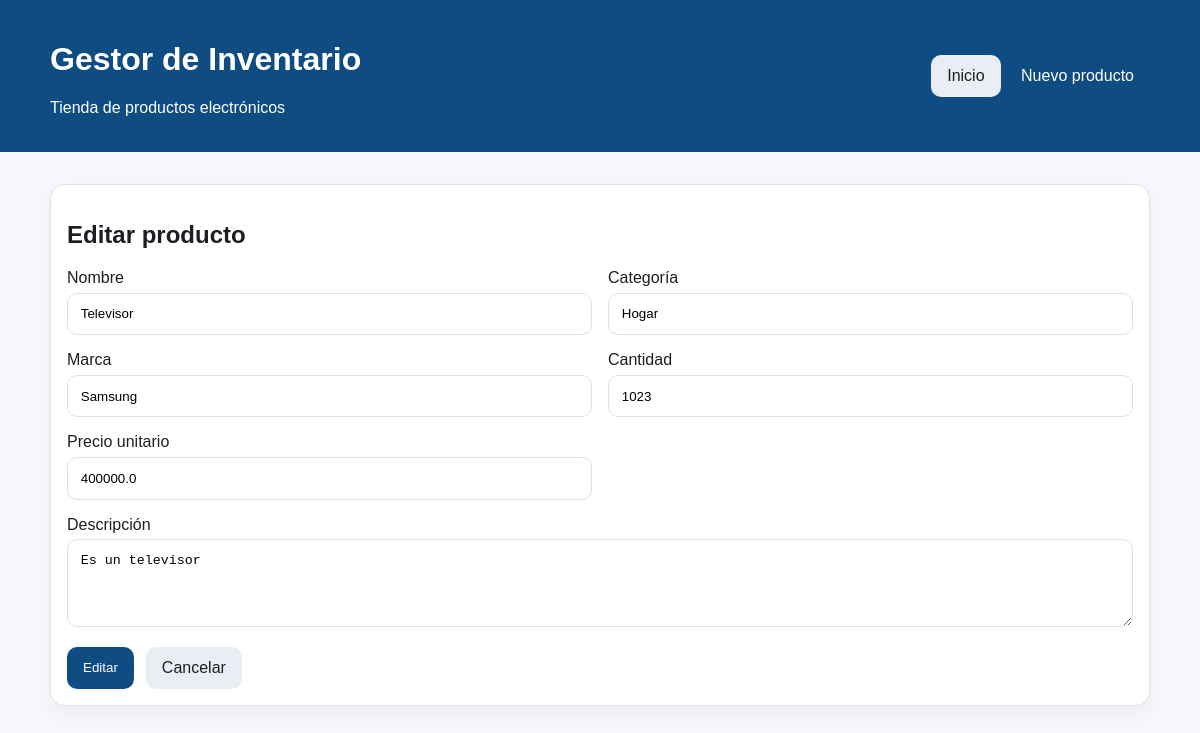
The page /editar/1 on the database its author committed.
### tables this page shows
CREATE TABLE productos (
                id INTEGER PRIMARY KEY AUTOINCREMENT,
                nombre TEXT NOT NULL,
                categoria TEXT NOT NULL,
                marca TEXT NOT NULL,
                cantidad INTEGER NOT NULL CHECK(cantidad >= 0),
                precio REAL NOT NULL CHECK(precio >= 0),
                descripcion TEXT,
                created_at TIMESTAMP DEFAULT CURRENT_TIMESTAMP
            );

### app.py (the view, shortened to what this page needs)
@app.route("/editar/<int:product_id>", methods=["GET", "POST"])
def editar_producto(product_id: int) -> str:
    producto = get_product(product_id)
    if producto is None:
        flash("El producto solicitado no existe.", "error")
        return redirect(url_for("index"))
    return render_template("form.html", producto=producto, accion="Editar")

### app.py (called while the page is built)
def get_db() -> sqlite3.Connection:
    if "db" not in g:
        g.db = sqlite3.connect(app.config["DATABASE"])
        g.db.row_factory = sqlite3.Row
    return g.db

def get_product(product_id: int) -> sqlite3.Row | None:
    db = get_db()
    return db.execute("SELECT * FROM productos WHERE id = ?", (product_id,)).fetchone()

@app.context_processor
def inject_helpers() -> dict[str, Any]:
    return {
        "iva_rate": IVA_RATE,
        "precio_con_iva": lambda precio: round(precio * (1 + IVA_RATE), 2),
        "valor_total": lambda cantidad, precio: round(cantidad * precio, 2),
    }

### templates/form.html (shortened to what this page needs)
{% extends 'base.html' %}
{% block content %}
<section class="card form-card">
    <h2>{{ accion }} producto</h2>
    <form method="post" class="grid-form">
        <label>
            Nombre
            <input type="text" name="nombre" value="{{ producto.nombre }}" required>
        </label>
        <label>
            Categoría
            <input type="text" name="categoria" value="{{ producto.categoria }}" required>
        </label>
        <label>
            Marca
            <input type="text" name="marca" value="{{ producto.marca }}" required>
        </label>
        <label>
            Cantidad
            <input type="number" name="cantidad" min="0" value="{{ producto.cantidad }}" required>
        </label>
        <label>
            Precio unitario
            <input type="number" name="precio" min="0" step="0.01" value="{{ producto.precio }}" required>
        </label>
        <label class="full-width">
            Descripción
            <textarea name="descripcion" rows="4">{{ producto.descripcion }}</textarea>
        </label>
        <div class="full-width button-row">
            <button type="submit" class="btn">{{ accion }}</button>
            <a href="{{ url_for('index') }}" class="btn btn-light">Cancelar</a>
        </div>
    </form>
</section>
{% endblock %}

### static/styles.css (style rules this page uses)
:root { --primary: #0f4c81; --secondary: #1b1f24; --bg: #f5f7fb; --surface: #ffffff; --border: #dce3ed; --success: #dff5e6; --error: #ffe0e0; --warning: #fff2d8; }
* { box-sizing: border-box; }
body { margin: 0; font-family: Arial, Helvetica, sans-serif; background: var(--bg); color: var(--secondary); }
.card { background: var(--surface); border: 1px solid var(--border); border-radius: 14px; padding: 1rem; margin-bottom: 1rem; box-shadow: 0 8px 18px rgba(0,0,0,.04); }
.btn { display: inline-block; background: var(--primary); color: white; text-decoration: none; border: none; border-radius: 10px; padding: .75rem 1rem; cursor: pointer; }
.btn-light { background: #e9eef5; color: var(--secondary); }
input, textarea { width: 100%; padding: .8rem; border: 1px solid var(--border); border-radius: 10px; margin-top: .35rem; }
.grid-form { display: grid; grid-template-columns: repeat(2, 1fr); gap: 1rem; }
.full-width { grid-column: 1 / -1; }
.button-row { display: flex; gap: .75rem; flex-wrap: wrap; }

### rows shown on the page
productos: nombre "Televisor", categoria "Hogar", marca "Samsung", cantidad "1023", precio "400000.0", descripcion "Es un televisor"

### other values the page prints
{{ accion }} "Editar"
